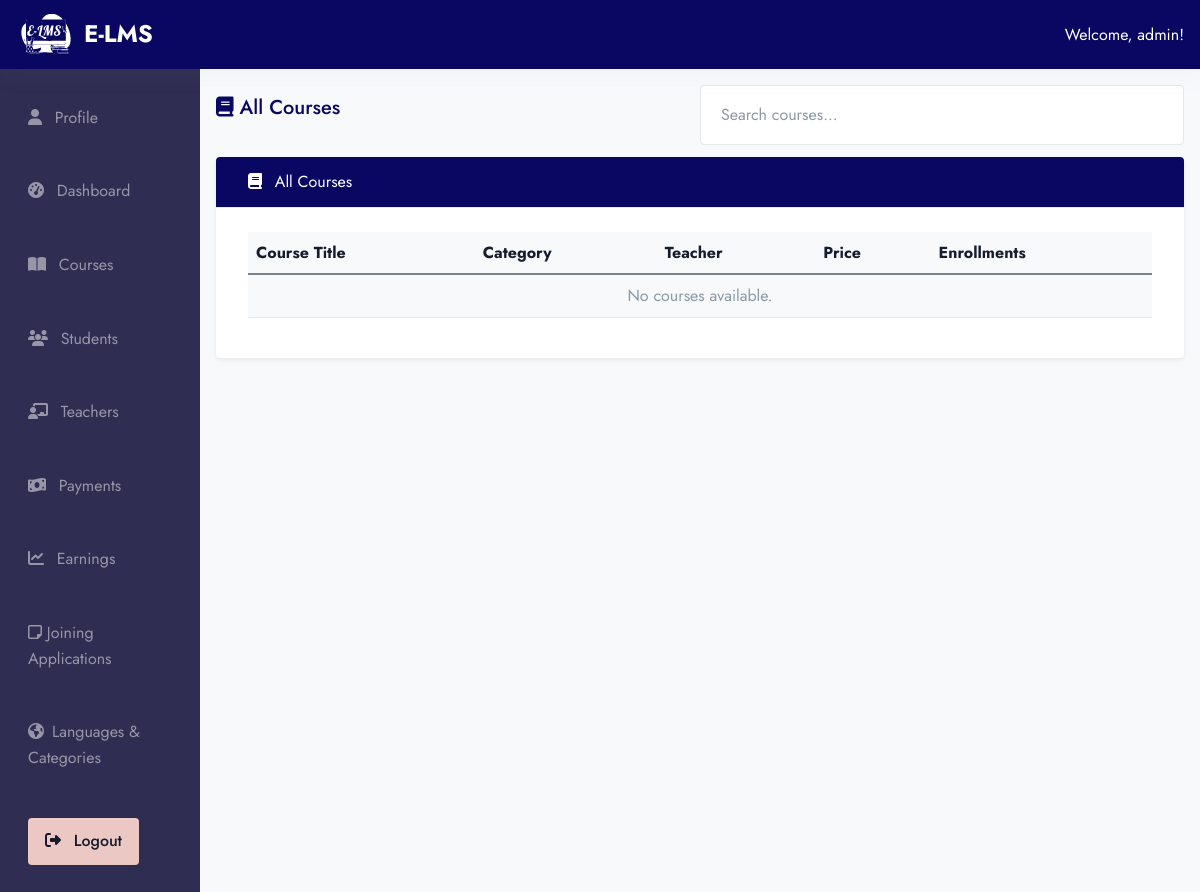
Page /ad-min/admin_courses/ (signed in) on the earlier database version.
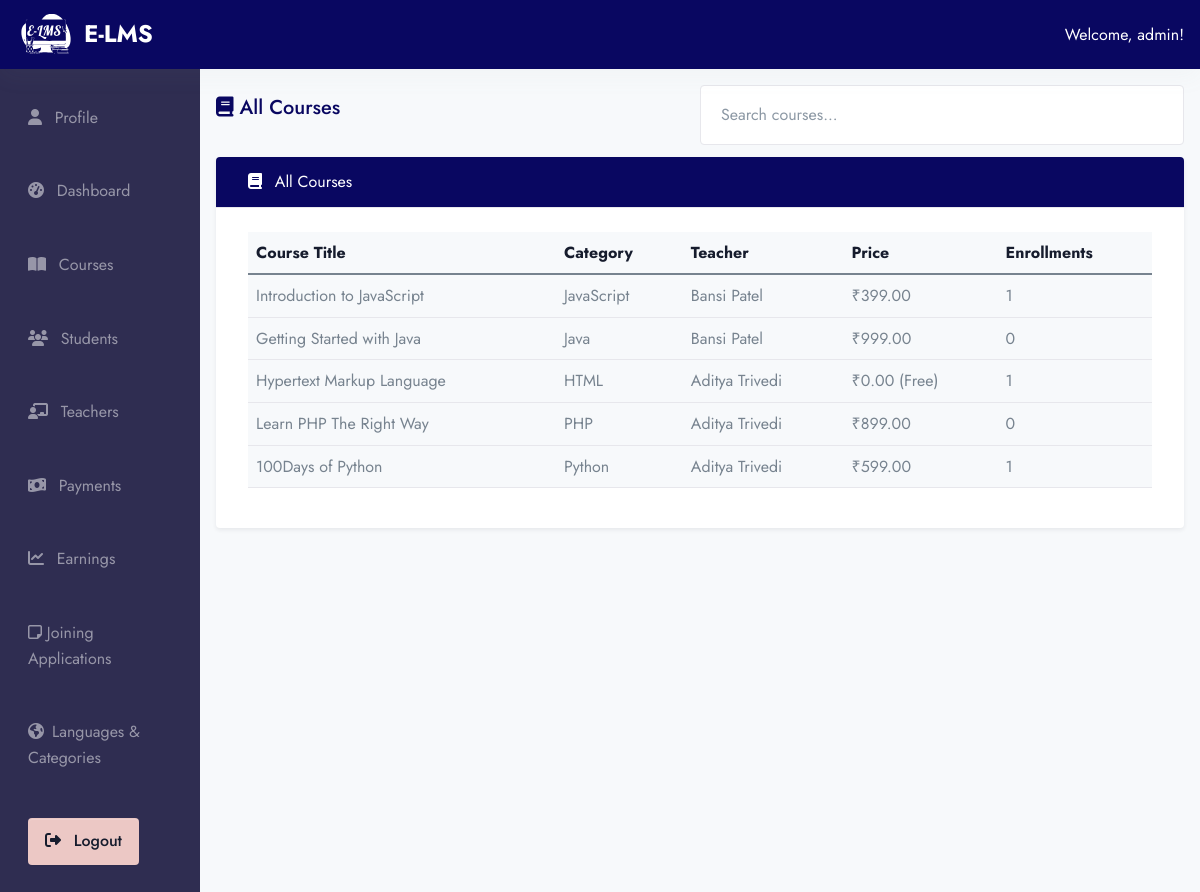
Same page on the later database version.
### app/models.py (models this page shows, shortened)
class Course(models.Model):
    course_image = models.ImageField(upload_to="Media/course_image", null=True)
    teacher = models.ForeignKey(Teacher, on_delete=models.CASCADE, related_name="courses")
    title = models.CharField(max_length=255)
    descriptions = models.TextField()
    course_category = models.ForeignKey(Categories, on_delete=models.CASCADE, related_name="courses")
    level = models.ForeignKey(Level, on_delete=models.CASCADE, null=True,)
    language = models.ForeignKey(Language, on_delete=models.CASCADE, null=True,)
    slug = models.SlugField(default='',max_length=500, null=True,blank=True)
    price = models.DecimalField(max_digits=10, decimal_places=2)
    discount = models.DecimalField(max_digits=5, decimal_places=2, null=True, blank=True, default=0)

class Categories(models.Model):
    name = models.CharField(max_length=200)
    icon = models.CharField(max_length=200, null=True)

class Teacher(models.Model):
    user = models.OneToOneField(Users, on_delete=models.CASCADE, related_name="teacher_profile")
    email = models.EmailField()
    contact_no = models.CharField(max_length=10, null=True, blank=True)
    qualification = models.TextField()
    experience = models.IntegerField(default=0)  # in years
    rating = models.DecimalField(max_digits=3, decimal_places=2, default=0.0)
    bio = models.TextField(null=True, blank=True)

class Users(AbstractUser):
    ROLE_CHOICES = (
        ('student', 'Student'),
        ('teacher', 'Teacher'),
        ('admin', 'Admin'),
    )
    role = models.CharField(max_length=20, choices=ROLE_CHOICES, default='student')

### E_LMS/admin_view.py (the view)
# urls.py: path('ad-min/admin_courses/', admin_view.admin_courses, name='admin_courses'),
@login_required
def admin_courses(request):
    user = request.user
    if user.role != 'admin':
        return page_not_found(request)
    courses = Course.objects.select_related('teacher', 'course_category').all().order_by('-id')
    context = {
        'courses': courses
    }
    return render(request, 'admin/admin_courses.html', context)

### templates/admin/admin_courses.html (shortened to what this page needs)
{% extends 'base2.html' %}
{% load static %}
{% block content %}
<div class="container-fluid">
  <div class="row">
      {% include 'admin/admin_sidebar.html' %}
     <div class="col-md-10 ms-auto p-4 bg-light" style="min-height: 100vh;">
      <div class="d-flex justify-content-between align-items-center mb-3">
        <h4 class="text-primary"><i class="fas fa-book"></i> All Courses</h4>
        <input type="text" id="searchInput" class="form-control w-50" placeholder="Search courses...">
      </div>
      <div class="card mt-3 shadow-sm border-0">
        <div class="card-header bg-primary text-white">
          <i class="fas fa-book me-2"></i> All Courses
        </div>
        <div class="card-body">
          <div class="table-responsive">
            <table class="table table-hover align-middle" id="courseTable">
              <thead class="table-light">
                <tr>
                  <th>Course Title</th>
                  <th>Category</th>
                  <th>Teacher</th>
                  <th>Price</th>
                  <th>Enrollments</th>
                </tr>
              </thead>
              <tbody>
                {% for course in courses %}
                  <tr>
                    <td>{{ course.title }}</td>
                    <td>{{ course.course_category.name }}</td>
                    <td>{{ course.teacher.user.get_full_name }}</td>
                    {% if course.price == 0 %}
                      <td>₹{{ course.price }} (Free)</td>
                    {% else %}
                      <td>₹{{ course.price }}</td>
                    {% endif %}
                    <td>{{ course.enrollments.count }}</td>
                  </tr>
                {% empty %}
                  <tr>
                    <td colspan="5" class="text-center text-muted">No courses available.</td>
                  </tr>
                {% endfor %}
              </tbody>
            </table>
          </div>
        </div>
      </div>
     </div>
  </div>
</div>
{% endblock %}

Differences in the rows shown:
added Course: title "Introduction to JavaScript", course_category.name "JavaScript", teacher.user.get_full_name "Bansi Patel", price "399.00", enrollments.count "1"
added Course: title "Getting Started with Java", course_category.name "Java", teacher.user.get_full_name "Bansi Patel", price "999.00", enrollments.count "0"
added Course: title "Hypertext Markup Language", course_category.name "HTML", teacher.user.get_full_name "Aditya Trivedi", price "0.00", enrollments.count "1"
added Course: title "Learn PHP The Right Way", course_category.name "PHP", teacher.user.get_full_name "Aditya Trivedi", price "899.00", enrollments.count "0"
added Course: title "100Days of Python", course_category.name "Python", teacher.user.get_full_name "Aditya Trivedi", price "599.00", enrollments.count "1"
Other differences:
text no longer shown: "No courses available."
